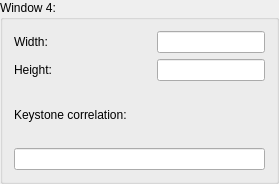
              <widget class="QGroupBox" name="groupBox_4">
               <property name="sizePolicy">
                <sizepolicy hsizetype="MinimumExpanding" vsizetype="MinimumExpanding">
                 <horstretch>0</horstretch>
                 <verstretch>0</verstretch>
                </sizepolicy>
               </property>
               <property name="minimumSize">
                <size>
                 <width>279</width>
                 <height>184</height>
                </size>
               </property>
               <property name="title">
                <string>Window 4:</string>
               </property>
               <layout class="QHBoxLayout" name="horizontalLayout_29">
                <item>
                 <layout class="QVBoxLayout" name="verticalLayout_6">
                  <property name="sizeConstraint">
                   <enum>QLayout::SetMinAndMaxSize</enum>
                  </property>
                  <item>
                   <layout class="QHBoxLayout" name="horizontalLayout_10">
                    <item>
                     <widget class="QLabel" name="label_14">
                      <property name="text">
                       <string>Width:  </string>
                      </property>
                      <property name="buddy">
                       <cstring>width1</cstring>
                      </property>
                     </widget>
                    </item>
                    <item>
                     <spacer name="horizontalSpacer_10">
                      <property name="orientation">
                       <enum>Qt::Horizontal</enum>
                      </property>
                      <property name="sizeHint" stdset="0">
                       <size>
                        <width>18</width>
                        <height>20</height>
                       </size>
                      </property>
                     </spacer>
                    </item>
                    <item>
                     <widget class="QLineEdit" name="width4"/>
                    </item>
                   </layout>
                  </item>
                  <item>
                   <layout class="QHBoxLayout" name="horizontalLayout_11">
                    <item>
                     <widget class="QLabel" name="label_15">
                      <property name="text">
                       <string>Height:</string>
                      </property>
                      <property name="buddy">
                       <cstring>height1</cstring>
                      </property>
                     </widget>
                    </item>
                    <item>
                     <spacer name="horizontalSpacer_11">
                      <property name="orientation">
                       <enum>Qt::Horizontal</enum>
                      </property>
                      <property name="sizeHint" stdset="0">
                       <size>
                        <width>18</width>
                        <height>20</height>
                       </size>
                      </property>
                     </spacer>
                    </item>
                    <item>
                     <widget class="QLineEdit" name="height4">
                      <property name="text">
                       <string/>
                      </property>
                     </widget>
                    </item>
                   </layout>
                  </item>
                  <item>
                   <widget class="QLabel" name="label_16">
                    <property name="text">
                     <string>Keystone correlation:</string>
                    </property>
                    <property name="buddy">
                     <cstring>keystone1</cstring>
                    </property>
                   </widget>
                  </item>
                  <item>
                   <widget class="QLineEdit" name="keystone4"/>
                  </item>
                 </layout>
                </item>
               </layout>
              </widget>
